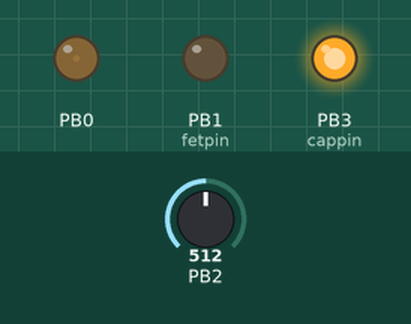
Recording of a program running on a simulated ATtiny13, built with avr-gcc and emulated at 4.8 MHz. On the bench: output pins drawn as LEDs (lit = HIGH). The test bench sets the inputs (shaded band); at power-on: PB2 = 512. Sleep ends after the set time or at an interrupt; EEPROM starts erased.

Above: at 0.1 s.
At 1.7 s:
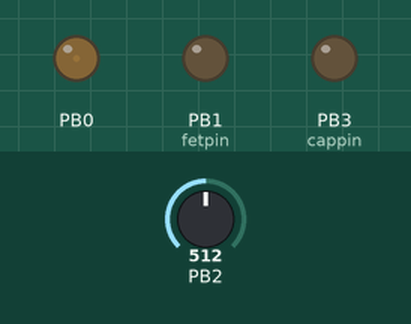
Timing chart, 0 to 3.2 s (numbered marks = the images above):
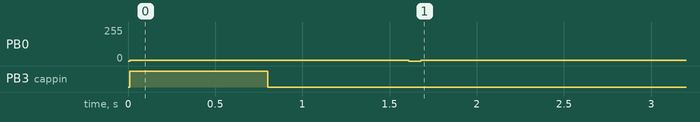

Measured:
- by itself, PB0: 0/255 → 7/255 at 0.01 s, → 0/255 1.6 s later, → 7/255 0.07 s later
- by itself, PB3 (cappin): LOW → HIGH at 0.01 s, → LOW 0.79 s later

The program:

main.c
```c
// (licence header left out)
#define F_CPU 4800000	// CPU: 4.8MHz  PWM: 9.4kHz

/* IO pins */
#define amcpin 0			// PWM out pin for AMC - PB0
#define fetpin 1			// PWM out pin for FET - PB1
#define AMC_PWM OCR0A		// PWM-value on AMC pin
#define FET_PWM OCR0B		// PWM-value on FET pin
#define batpin 2			// Battery monitoring pin - PB2
#define cappin 3			// OTC pin - PB3
#define batchn 1			// Battery ADC channel - ADC1
#define capchn 3			// OTC ADC channel - ADC3

/* Dependencies */
#include <avr/pgmspace.h>
#include <avr/interrupt.h>

/* Setup */
#define byte uint8_t
#define sbyte int8_t
#define WDTIME 0b01000000
#define portinit() do { DDRB = (1 << fetpin) | (1 << amcpin); PORTB = 0xff - (1 << amcpin) - (1 << fetpin) - (1 << batpin) - (1 << cappin); } while (0)
#define sleepinit() do { WDTCR = WDTIME; sei(); MCUCR = (MCUCR & ~0b00111000) | 0b00100000; } while (0) // WDT-int and Idle-Sleep
#define SLEEP asm volatile ("SLEEP")
#define pwminit() do { TCCR0A = 0b10100001; TCCR0B = 0b00000001; FET_PWM = 0; AMC_PWM = 0; } while (0)  // Chan A & B, phasePWM, clk/1 -> 2.35kHz @ 1.2MHz
#define capadcinit() do { ADMUX = 0b01100000 | capchn; ADCSRA = 0b11000100; } while (0)	// Ref 1.1V, left-adjust, ADC3/PB3; enable, start, clk/16
#define batadcinit() do { ADMUX = 0b01100000 | batchn; } while (0)	// Ref 1.1V, left-adjust, ADC1/PB2; enable, start, clk/16
#define chargecap() do { DDRB |= (1 << cappin); PORTB |= (1 << cappin); } while (0)
#define dischargecap() do { PORTB &= ~(1 << cappin); } while (0)
#define adcread() do { ADCSRA |= 64; while (ADCSRA & 64); } while (0)
#define adcresult ADCH
#define ADCoff ADCSRA &= ~(1 << 7) // ADC off (enable = 0)
#define ACoff  ACSR |= (1 << 7)    // AC off (disable = 1)

/* Special modes. Comment out to disable */
#define STROBE			126
#define PSTROBE			125
#define SOS				124
#define BATTMON			125	// Enable battery monitoring with this threshold
#define BATTCHECK		16	// Amount of fast clicks to trigger BATTCHECK mode, comment out to disable
#define TURBO_TIMEOUT	60	// Comment out to disable, 60 ~ 60s

/* Memory settings */
#define MEM_LAST			// Memory mode: MEM_FIRST, MEM_NEXT, MEM_LAST
#define CAP_THRESHOLD	190	// Threshold voltage on the OTC
#define LOCKTIME 50			// Time in 1/50s until a group gets locked after blink, e.g. 50/50 = 1s
#define ONTIME_LOCK			// Use on-time mode locking, comment out to disable

/* Max groups count - 16, max modes count - 16
 * Use PowerOfTwo values (2, 4, 8, 16) to reduce firmware size */
#define MODES_COUNT			8	// 7 modes per group (last slot is empty)
#define GROUPS_COUNT		2	// 2 groups
#define GROUP_CHANGE_MODE	0	// Mode number for group change blink

/* Groups and modes definition
 * Negative values - for AMC, positive - for FET
 * Values range: -127...+127, e.g. -127 value means 255 on AMC pin, +127 means 255 on FET
 * Zero slots at the end of group will be ignored */
PROGMEM const sbyte groups[GROUPS_COUNT][MODES_COUNT] = {{ -3, -127, 64, 127, 0, 0, 0, 0 },
														 { -3, -127, 64, 127, STROBE, PSTROBE, SOS, 0 }};


/* ============================================================================================================================================ */


#ifdef BATTCHECK
	byte shortClicks = 0;
#endif
byte group = 0;
byte mode = 0;
byte eepos = 0;
byte ticks = 0;
#ifdef TURBO_TIMEOUT
	byte turboTicks = 0;
#endif


/* WatchDogTimer interrupt */
ISR(WDT_vect) {
	#ifdef ONTIME_LOCK
		if (ticks < 255) {
			ticks++;
			if (ticks == LOCKTIME) {
				dischargecap();
			}
		}
	#endif
}


/* Sleep (20 * count) milliseconds */
void doSleep(byte count) {
	while (count--) SLEEP;
}


/* Get and return ADC value */
byte getADCResult(void) {
	adcread();
	return adcresult;
}


/* Get next mode number */
byte getNextMode(void) {
	byte nextMode = mode + 1;
	if (nextMode >= MODES_COUNT || !pgm_read_byte(&groups[group][nextMode])) nextMode = 0;
	return nextMode;
}


/* Write word to EEPROM with wear leveling */
void eepSave(byte c, byte g, byte m) {
	byte oldpos = eepos;
	eepos = (eepos + 2) & 31; // Wear leveling, use next cell

	// Write first byte
	while (EECR & 2); // Wait for completion
	EEARL = eepos; EEDR = c; EECR = 32 + 4; EECR = 32 + 4 + 2; // 32:write only (no erase) 4:enable  2:go
	while (EECR & 2); // Wait for completion
	EEARL = oldpos;	EECR = 16 + 4; EECR = 16 + 4 + 2; // 16:erase only (no write) 4:enable  2:go

	// Write second byte
	while (EECR & 2); // Wait for completion
	EEARL = eepos + 1; EEDR = g << 4 | m; EECR = 32 + 4; EECR = 32 + 4 + 2; // 32:write only (no erase) 4:enable  2:go
	while (EECR & 2); // Wait for completion
	EEARL = oldpos + 1; EECR = 16 + 4; EECR = 16 + 4 + 2; // 16:erase only (no write) 4:enable  2:go
}


/* Decode group from data (0bGGGG****) */
inline byte decodeGroup(byte data) {
	return (data >> 4) % GROUPS_COUNT;
}


/* Decode mode from data (0b****MMMM) */
inline byte decodeMode(byte data) {
	return (data & 0xf) % MODES_COUNT;
}


/* Read byte from EEPROM */
byte eepReadByte(byte addr) {
	EEARL = addr;
	EECR = 1;
	return EEDR;
}


/* Load data from EEPROM and write next mode */
inline void eepLoad(void) {
	byte clicksData;
	while (EECR & 2);
	while (((clicksData = eepReadByte(eepos)) == 0xff) && (eepos < 30)) eepos++;	// Find first data byte
	byte groupMode = eepReadByte(eepos + 1);	// Read second data byte

	if (clicksData != 0xff) {
		#ifdef BATTCHECK
			shortClicks = clicksData;
		#endif
		group = decodeGroup(groupMode);
		mode = decodeMode(groupMode);

		getADCResult();

		// Last on-time was short
		if (getADCResult() > CAP_THRESHOLD) {
			mode = getNextMode();
			#ifdef BATTCHECK
				shortClicks++;
			#endif
		} else {
			#ifdef MEM_NEXT
				mode = getNextMode();
			#else
				#ifdef MEM_FIRST
					mode = 0;
				#endif
			#endif
			shortClicks = 0;
		}
	}

	#ifdef BATTCHECK
		eepSave(shortClicks, group, mode); // Write mode, with short-on marker
	#else
		eepSave(0, group, mode);
	#endif

	// Charge up OTC
	chargecap();
}


/* Perform impulses */
void doImpulses(byte count, byte onTime, byte offTime) {
	while (count--) {
		FET_PWM = 255;
		byte time = onTime;
		while (time--) SLEEP;
		FET_PWM = 0;
		time = offTime;
		while (time--) SLEEP;
	}
}


/* Set PWM value on pins */
void setPWM(sbyte value) {
	FET_PWM = 0;
	AMC_PWM = 0;
	if (value == 0) return;

	if (value > 0) {
		FET_PWM = (value << 1) + 1;
	} else {
		AMC_PWM = (-value << 1) + 1;
	}
}


/* The main program */
int main(void) {
	portinit();
	sleepinit();
	ACoff;

	capadcinit();

	eepLoad();	// Get current group and mode from EEPROM
	byte pmode = pgm_read_byte(&groups[group][mode]);	// Get actual PWM value (or special mode code)

	#ifdef BATTCHECK
		byte lowbattCounter = 0;
	#endif

	#if defined(BATTMON) || defined(BATTCHECK)
		batadcinit();
	#else
		ADCoff;
	#endif

	pwminit();

	// Display battery level after BATTCHECK fast clicks
	#ifdef BATTCHECK
		if (shortClicks >= BATTCHECK) {
			doSleep(50);
			byte voltage = getADCResult();
			byte blinksCount;
			if (voltage >= 170) blinksCount = 4;		// < 100%
			else if (voltage >= 160) blinksCount = 3;	// < 75%
			else if (voltage >= 145) blinksCount = 2;	// < 50%
			else blinksCount = 1;						// < 25%
			doImpulses(blinksCount, 10, 20);
			doSleep(50);
			eepSave(0, group, mode);
		}
	#endif

	// Blink for group change
	#if (GROUPS_COUNT > 1)
		if (mode == GROUP_CHANGE_MODE) {
			setPWM(pmode);
			doSleep(LOCKTIME * 2);
			byte nextGroup = group + 1;
			if (nextGroup >= GROUPS_COUNT) nextGroup = 0;
			eepSave(0, nextGroup, GROUP_CHANGE_MODE);
			setPWM(0);
			doSleep(LOCKTIME / 10);
			setPWM(pmode);
			doSleep(LOCKTIME);
			eepSave(0, group, GROUP_CHANGE_MODE);
		}
	#endif

	// Do the work according to current mode
	// ATTENTION: blinking modes don't have low voltage indication
	switch (pmode) {
		// Strobe
		#ifdef STROBE
			case STROBE:
				while (1) {
					doImpulses(1, 1, 2);
				} break;
		#endif

		// Police Strobe
		#ifdef PSTROBE
			case PSTROBE:
				while (1) {
					doImpulses(5, 1, 2);
					doSleep(50);
				} break;
		#endif

		// Simple SOS
		#ifdef SOS
			case SOS:
				while (1) {
					doImpulses(3, 5, 12);
					doSleep(25);
					doImpulses(3, 25, 25);
					doSleep(12);
					doImpulses(3, 5, 12);
					doSleep(100);
				} break;
		#endif

		// All other: use as PWM value
		default:
			while (1) {
				// Check battery
				#ifdef BATTMON
					if (getADCResult() < BATTMON) {
						if (++lowbattCounter > 8) {
							pmode = (pmode >> 1) + 3;
							lowbattCounter = 0;
						}
					} else lowbattCounter = 0;
				#endif

				// TURBO timer
				#ifdef TURBO_TIMEOUT
					if (turboTicks < TURBO_TIMEOUT) {
						turboTicks++;
					} else {
						if (pmode == 127) {
							pmode = pmode >> 1;
						}
					}
				#endif

				setPWM(pmode);
				doSleep(50); // 1s delay
			}

	} // Switch

	return 0;

} // Main
```
